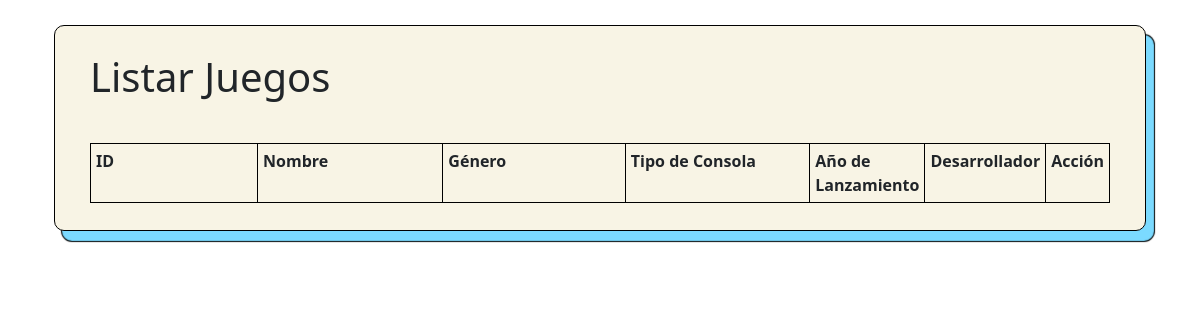
/proyecto/leer.php, run on an earlier commit of the app's database.
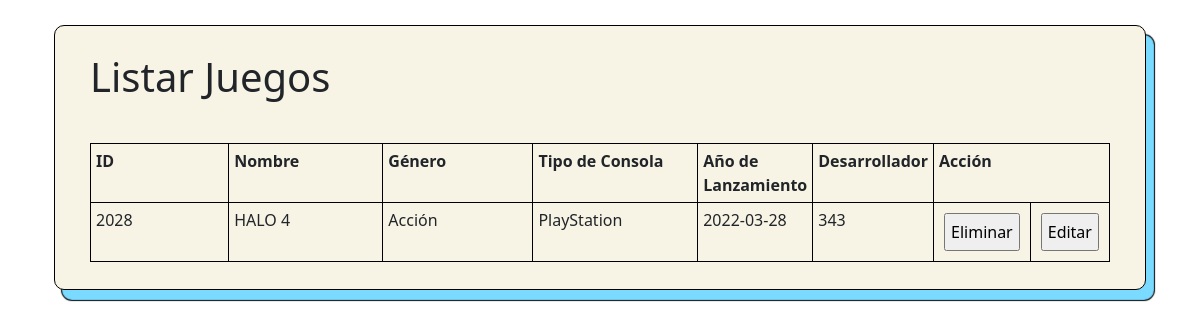
And on a later commit of the database.
### tables this page shows
CREATE TABLE `games` (
  `id` int(11) NOT NULL,
  `name` varchar(100) NOT NULL,
  `genero` varchar(250) NOT NULL,
  `console` varchar(30) NOT NULL,
  `añolanzamiento` date NOT NULL,
  `desarrollador` int(8) NOT NULL
);

### proyecto/leer.php (the view, shortened to what this page needs)
<?php
    $servername = "localhost";
    $database = "crud";
    $username = "root";
    $password = "unad2021";
    $conexion = mysqli_connect($servername, $username, $password, $database);
    ?>
<!DOCTYPE html>
<html lang="en">
<head>
    <link href="https://cdn.jsdelivr.net/npm/bootstrap@5.1.3/dist/css/bootstrap.min.css" rel="stylesheet">
    <link href="estilos.css" rel="stylesheet">
</head>
<body class="container">
    <div class="container-fluid">
        <div class="formulario">
            <h1>Listar Juegos</h1>
            <section>
                <br>
                <table id="tabla">
                    <thead style="text-align: center">
                        <tr>
                            <th>ID</th>
                            <th>Nombre</th>
                            <th>Género</th>
                            <th>Tipo de Consola</th>
                            <th>Año de Lanzamiento</th>
                            <th>Desarrollador</th>
                            <th colspan="2">Acción</th>
                        </tr>
                    </thead>
                    <tbody>
                        <?php
                        $sql = "SELECT * FROM games";
                        $result = mysqli_query($conexion, $sql);
                        while ($mostrar = mysqli_fetch_array($result)) {
                        ?>
                            <tr>
                                <td><?php echo $mostrar['id'] ?></td>
                                <td><?php echo $mostrar['name'] ?></td>
                                <td><?php echo $mostrar['genero'] ?></td>
                                <td><?php echo $mostrar['console'] ?></td>
                                <td><?php echo $mostrar['añolanzamiento'] ?></td>
                                <td><?php echo $mostrar['desarrollador'] ?></td>
                                <td>
                                    <form action="delete.php" method="post">
                                        <input type="submit" value="Eliminar" name="btnEliminar">
                                    </form>
                                </td>
                                <td>
                                    <form action="update.php?id=<?php echo $mostrar['id']; ?>">
                                        <input type="submit" value="Editar">
                                    </form>
                                </td>
                            </tr>
                        <?php
                        }
                        ?>
                    </tbody>
                </table>
            </section>
        </div>
    </div>
</body>
</html>

### proyecto/estilos.css (style rules this page uses)
* { padding: 5px; }
body { background-image: url("https://image.freepik.com/vector-gratis/fondo-formas-abstractas-verde-acuarela_23-2149080626.jpg"); background-repeat: no-repeat; background-size: cover; display: grid; align-items: center; justify-items: center; }
.formulario { width: auto; background: #f8f4e5; padding: 22px 30px; margin-top: 10px; margin-bottom: 20px; border: 1px solid black; border-radius: 10px; box-shadow: 8px 10px 1px #7bdaff, 8px 10px 1px 1px black; }
table { width: 100%; border: 1px solid #000; }
th, td { width: 25%; text-align: left; vertical-align: top; border: 1px solid #000; border-spacing: 0; }

What changed in the data, as far as the page shows it:
added games: id "2028", name "HALO 4", genero "Acción", console "PlayStation", añolanzamiento "2022-03-28", desarrollador "343"
